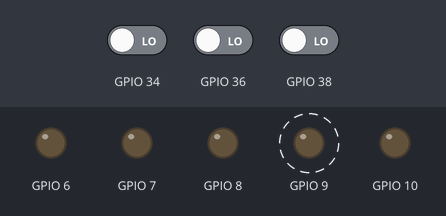
Bench run of a program on a simulated ESP32. Shown: output pins drawn as LEDs (lit = HIGH). Dashed ring = blinking. Inputs (shaded band) come from the test bench; at power-on: GPIO 34 LOW, GPIO 36 LOW, GPIO 38 LOW. WiFi joins after 1.5 s; servers stay silent unless stated.

Above: at 2.7 s.
2.8 s: GPIO 34 driven HIGH
At 5.9 s:
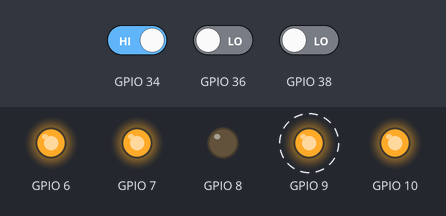
7.0 s: GPIO 36 driven HIGH
At 10.3 s:
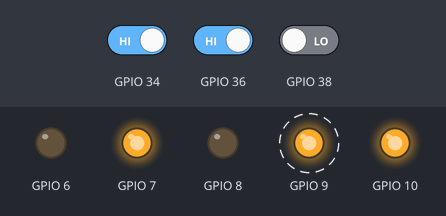
13.2 s: GPIO 38 driven HIGH
At 16.3 s:
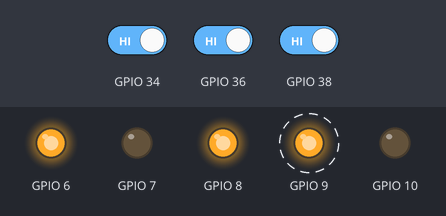
19.4 s: GPIO 34 driven LOW
At 22.3 s:
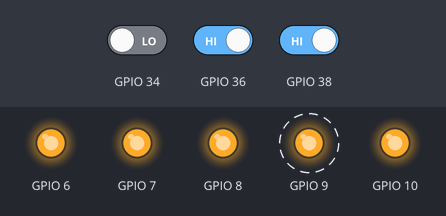
25.6 s: GPIO 38 driven LOW
At 28.0 s:
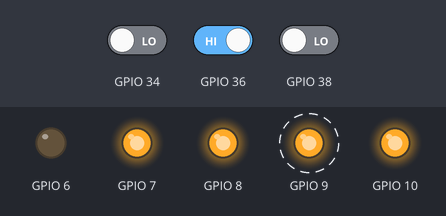
31.8 s: GPIO 36 driven LOW
At 34.4 s:
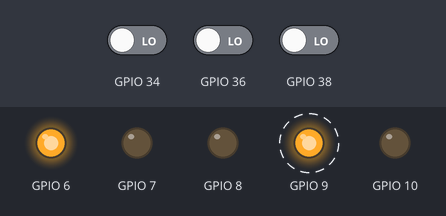
Timing chart, 0 to 39.0 s (numbered marks = the images above; inputs shaded):
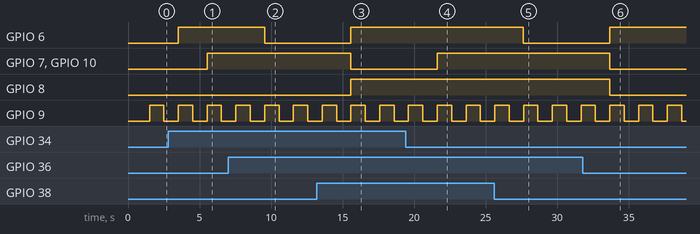

The program:

main.cpp
```cpp
//----------------------Skeleton Code--------------------//
#include <WiFi.h>
#include <WiFiUdp.h>
#include <ArduinoOTA.h>

//    Can be client or even host   //
#ifndef STASSID
#define STASSID "shikha"  // Replace with your network credentials
#define STAPSK  "1234512345"
#endif

const char* ssid = STASSID;
const char* password = STAPSK;

int Q0,Q1,Q2;
int D0,D1,D2,d1;

void OTAsetup() {
  WiFi.mode(WIFI_STA);
  WiFi.begin(ssid, password);
  while (WiFi.waitForConnectResult() != WL_CONNECTED) {
    delay(5000);
    ESP.restart();
  }
  ArduinoOTA.begin();
}

void OTAloop() {
  ArduinoOTA.handle();
}

//-------------------------------------------------------//

void setup(){
  OTAsetup();

pinMode(6,OUTPUT);
pinMode(7,OUTPUT);
pinMode(8,OUTPUT);
pinMode(10,OUTPUT);
pinMode(9,OUTPUT);

Q0 = LOW;
Q1 = LOW;
Q2 = LOW;
}

void updateInputs(){
D0 = Q0;
D1 = Q2^Q1;
D2 = Q1^Q0;
d1 = Q2^Q0;
}
void nextState(){
D2 = (Q2 && Q0)||(Q1 && Q0);
D1 = (!Q2 && Q0)||(Q1 && !Q0);
D0 = (!Q2 && !Q1)||(Q2 && Q0);
d1 = (!Q2 && Q0)||(Q1 && !Q0);
}

void loop() {
  OTAloop();
  delay(10);

digitalWrite(9,HIGH);
delay(1000);
Q0 = digitalRead(34);
Q1 = digitalRead(36);
Q2 = digitalRead(38);
D0 = (!Q2 && !Q1)||(Q2 && Q1);
D1 = (!Q2 && Q0)||(Q1 && !Q0);
D2 = (Q2 && Q0)||(Q1 && !Q0);
d1 = (!Q2 && Q0)||(Q1 && !Q0);

digitalWrite(9,LOW);
delay(1000);
digitalWrite(6,D0);
digitalWrite(7,D1);
digitalWrite(8,D2);
digitalWrite(10,d1);


nextState();
updateInputs();

}
```

Measured:
- after the input at 2.8 s, GPIO 7, GPIO 10: LOW → HIGH after 2.7 s
- after the input at 7.0 s, GPIO 6: HIGH → LOW after 2.5 s
- after the input at 13.2 s, GPIO 6, GPIO 8: LOW → HIGH after 2.4 s; GPIO 7, GPIO 10: HIGH → LOW after 2.4 s
- after the input at 19.4 s, GPIO 7, GPIO 10: LOW → HIGH after 2.2 s
- after the input at 25.6 s, GPIO 6: HIGH → LOW after 2.0 s
- after the input at 31.8 s, GPIO 6: LOW → HIGH after 1.9 s; GPIO 7, GPIO 8, GPIO 10: HIGH → LOW after 1.9 s
- by itself, GPIO 9: alternates HIGH for 1.0 s and LOW for 1.0 s
